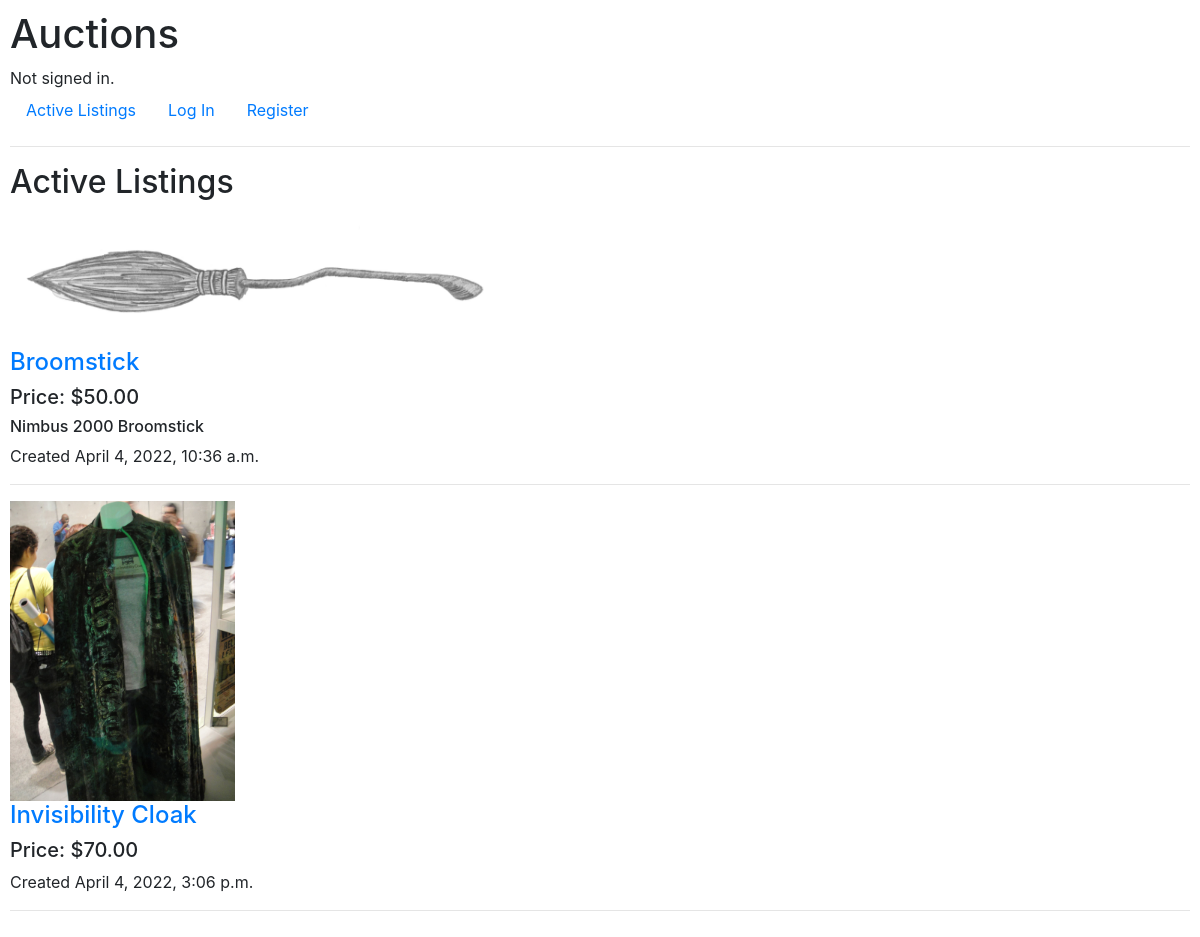
The app's page /, older data.
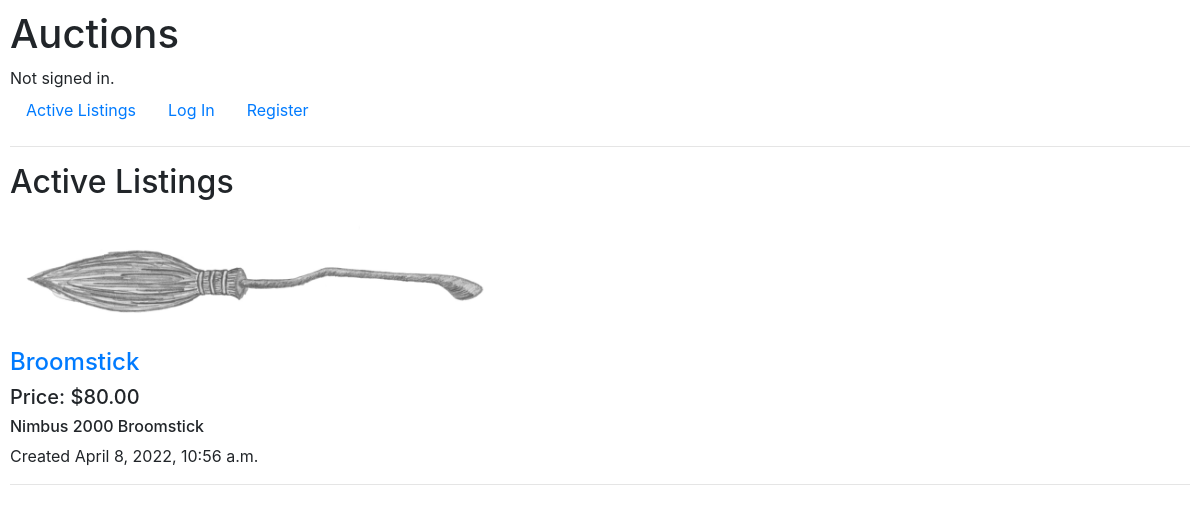
The same page, newer data.
### auctions/models.py (models this page shows, shortened)
class Product(models.Model):
    name = models.CharField(max_length=256)
    price = models.DecimalField(max_digits=6, decimal_places=2)
    description = models.TextField(default='', blank=True)
    image = models.ImageField(upload_to='auctions/media')
    created_at = models.DateTimeField(auto_now_add=True)
    updated_at = models.DateTimeField(auto_now=True)

### auctions/views.py (the view)
# urls.py: path("", views.index, name="index"),
def index(request):
    return render(request, "auctions/index.html", {
        "Products": Product.objects.all()
    })

### auctions/templates/auctions/index.html
{% extends "auctions/layout.html" %}
{% block body %}
    <h2>Active Listings</h2>
    {% for Product in Products %}
        <a href="{% url 'auctions:listings' Product.id %}">
            <img src="{{Product.image}}" style="max-width: 500px; max-height: 300px">
            <h4>{{ Product.name }}</h4>
        </a>
        <h5>Price: ${{Product.price}}</h5>
        <h6>{{Product.description}}</h6>
        <p>Created {{Product.created_at}}</p>
        <hr>
    {% endfor %}
{% endblock %}

Row changes from the older to the newer data that the page shows:
removed Product: image (picture), name "Invisibility Cloak", price "70.00", created_at "April 4, 2022, 3:06 p.m."
changed Product "Broomstick": price "50.00" → "80.00"; created_at "April 4, 2022, 10:36 a.m." → "April 8, 2022, 10:56 a.m."
